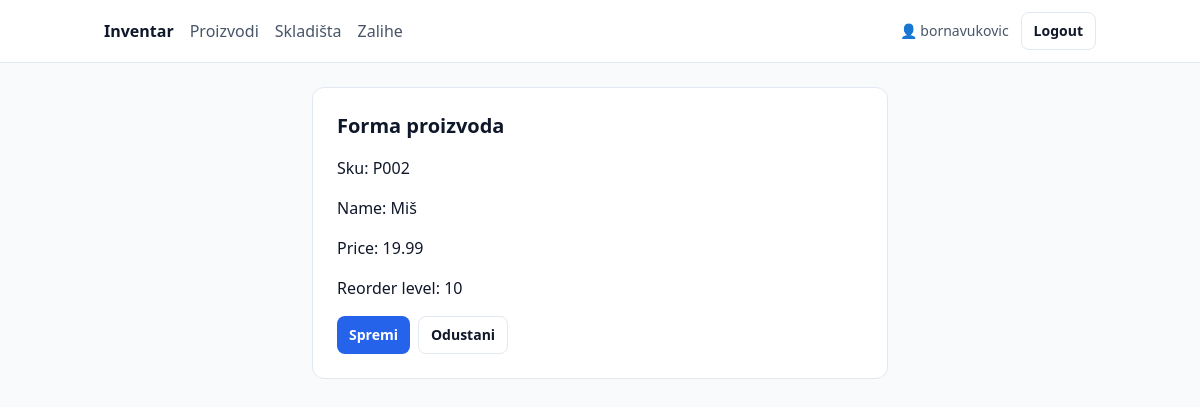
The app's page /products/2/edit/ (signed in) with its own data.
### inventory/models.py (models this page shows, shortened)
class Product(models.Model):
    sku = models.CharField(max_length=50, unique=True)
    name = models.CharField(max_length=120)
    price = models.DecimalField(max_digits=10, decimal_places=2)
    reorder_level = models.PositiveIntegerField(default=0)

### inventory/views.py (the view)
# urls.py: path("products/<int:pk>/edit/", views.ProductUpdateView.as_view(), name="product_edit"),
class ProductUpdateView(LoginRequiredMixin, UpdateView):
    model = Product
    fields = ["sku", "name", "price", "reorder_level"]
    template_name = "inventory/product_form.html"
    success_url = reverse_lazy("product_list")

### templates/inventory/product_form.html (shortened to what this page needs)
{% extends "base.html" %}
{% block content %}
  <div class="max-w-xl mx-auto bg-white border border-slate-200 rounded-xl p-6">
    <h1 class="text-xl font-bold mb-4">Forma proizvoda</h1>
    <form method="post" class="space-y-4">
      {{ form.as_p }}
      <div class="flex gap-2">
        <button class="px-3 py-2 rounded-lg bg-blue-600 hover:bg-blue-700 text-white text-sm font-semibold" type="submit">
          Spremi
        </button>
        <a class="px-3 py-2 rounded-lg border border-slate-200 bg-white hover:bg-slate-50 text-sm font-semibold"
           href="{% url 'product_list' %}">
          Odustani
        </a>
      </div>
    </form>
  </div>
{% endblock %}

### templates/base.html (shortened to what this page needs)
<!doctype html>
<html>
<head>
  <script src="https://cdn.tailwindcss.com"></script>
</head>
<body class="bg-slate-50 text-slate-900">
  <nav class="bg-white border-b border-slate-200">
    <div class="max-w-5xl mx-auto px-4 py-3 flex items-center justify-between gap-4">
      <div class="flex items-center gap-4">
        <a href="{% url 'home' %}" class="font-bold text-slate-900">Inventar</a>
        <a href="{% url 'product_list' %}" class="text-slate-600 hover:text-slate-900">Proizvodi</a>
        <a href="{% url 'warehouse_list' %}" class="text-slate-600 hover:text-slate-900">Skladišta</a>
        <a href="{% url 'stockitem_list' %}" class="text-slate-600 hover:text-slate-900">Zalihe</a>
      </div>
      <div class="flex items-center gap-3">
        {% if user.is_authenticated %}
          <span class="text-sm text-slate-600">👤 {{ user.username }}</span>
          <form method="post" action="{% url 'logout' %}">
            <button type="submit"
              class="px-3 py-2 rounded-lg border border-slate-200 bg-white hover:bg-slate-50 text-sm font-semibold">
              Logout
            </button>
          </form>
        {% else %}
          <a href="{% url 'login' %}" class="text-sm font-semibold text-slate-700 hover:text-slate-900">Login</a>
          <a href="{% url 'register' %}"
             class="px-3 py-2 rounded-lg bg-blue-600 hover:bg-blue-700 text-white text-sm font-semibold">
            Registracija
          </a>
        {% endif %}
      </div>
    </div>
  </nav>
  <main class="max-w-5xl mx-auto px-4 py-6">
    {% block content %}{% endblock %}
  </main>
</body>
</html>

### records on screen
Product: sku "P002", name "Miš", price "19.99", reorder_level "10"

### other values on screen
{{ user.username }} "bornavukovic"
